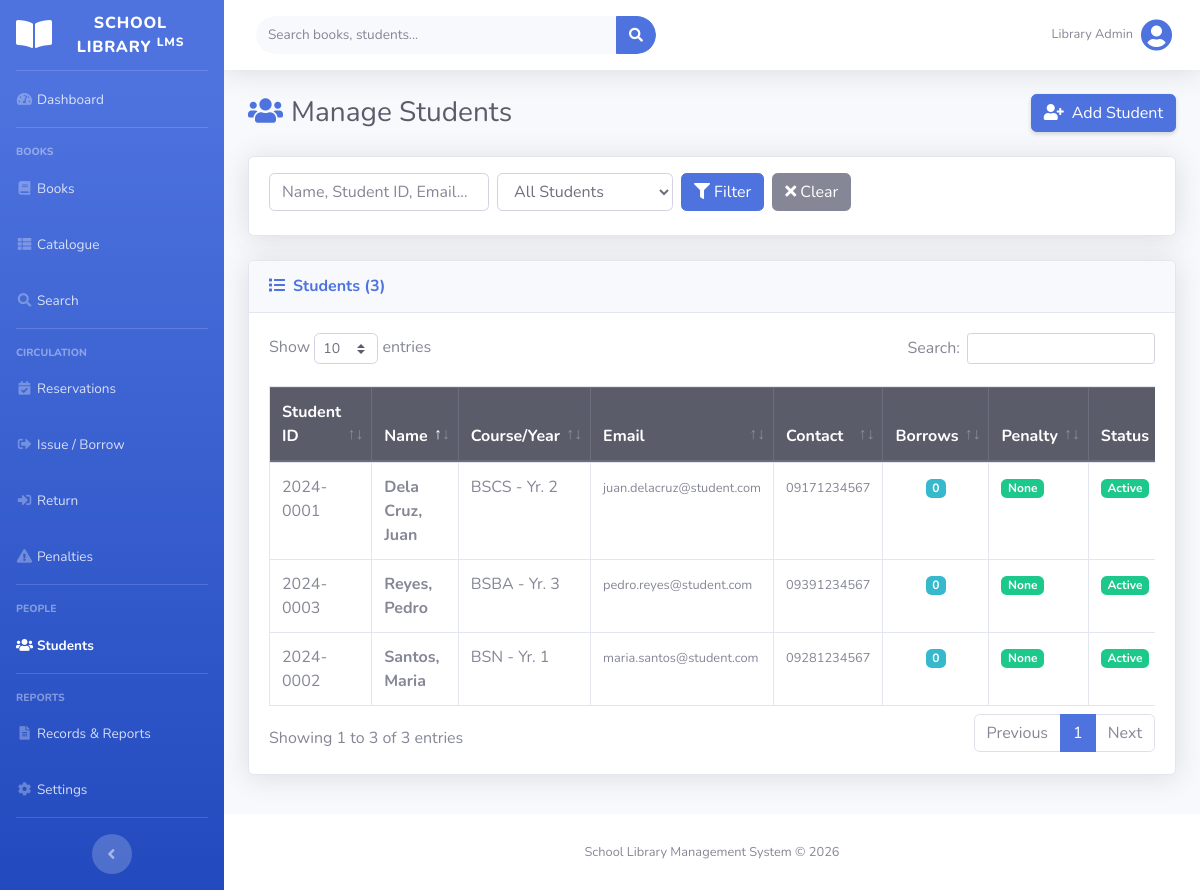
Screenshot of /lms/admin/students.php (signed in) with the database file from the repository.
### tables this page shows
CREATE TABLE IF NOT EXISTS users (
    id          INT AUTO_INCREMENT PRIMARY KEY,
    student_id  VARCHAR(20)  UNIQUE,                
    first_name  VARCHAR(100) NOT NULL,
    last_name   VARCHAR(100) NOT NULL,
    email       VARCHAR(150) NOT NULL UNIQUE,
    password    VARCHAR(255) NOT NULL,               
    role        ENUM('admin','student') DEFAULT 'student',
    course      VARCHAR(100),                        
    year_level  TINYINT,                             
    contact     VARCHAR(20),
    address     TEXT,
    status      ENUM('active','inactive','pending') DEFAULT 'pending',
    created_at  TIMESTAMP DEFAULT CURRENT_TIMESTAMP,
    updated_at  TIMESTAMP DEFAULT CURRENT_TIMESTAMP ON UPDATE CURRENT_TIMESTAMP
);

### lms/admin/students.php (the view, shortened to what this page needs)
<?php
require_once '../config/paths.php';
$filter = $_GET['filter'] ?? '';
$search = trim($_GET['q'] ?? '');
$sql = "SELECT u.*,
        (SELECT COUNT(*) FROM borrows b WHERE b.user_id=u.id AND b.status IN ('active','overdue')) AS active_borrows,
        (SELECT COALESCE(SUM(p.total_amount),0) FROM penalties p WHERE p.user_id=u.id AND p.status='unpaid') AS unpaid_penalties
        FROM users u WHERE u.role='student'";
$params = [];
$sql .= " ORDER BY u.last_name, u.first_name";
$stmt = $pdo->prepare($sql);
$stmt->execute($params);
$students = $stmt->fetchAll();
include '../includes/header.php';
include '../includes/sidebar_admin.php';
?>
<div class="container-fluid">
    <div class="d-sm-flex align-items-center justify-content-between mb-4">
        <h1 class="h3 mb-0 text-gray-800"><i class="fas fa-users mr-2 text-primary"></i>Manage Students</h1>
        <button class="btn btn-primary shadow-sm" data-toggle="modal" data-target="#addStudentModal">
            <i class="fas fa-user-plus mr-2"></i>Add Student
        </button>
    </div>
    <div class="card shadow mb-4">
        <div class="card-body py-3">
            <form method="GET" class="form-inline flex-wrap">
                <input type="text" name="q" class="form-control mr-2 mb-2"
                       placeholder="Name, Student ID, Email..."
                       value="<?= htmlspecialchars($search) ?>" style="min-width:220px;">
                <select name="filter" class="form-control mr-2 mb-2">
                    <option value="" <?= !$filter?'selected':'' ?>>All Students</option>
                </select>
                <button type="submit" class="btn btn-primary mr-2 mb-2"><i class="fas fa-filter mr-1"></i>Filter</button>
                <a href="students.php" class="btn btn-secondary mb-2"><i class="fas fa-times mr-1"></i>Clear</a>
            </form>
        </div>
    </div>
    <div class="card shadow mb-4">
        <div class="card-header py-3">
            <h6 class="m-0 font-weight-bold text-primary"><i class="fas fa-list mr-2"></i>Students (<?= count($students) ?>)</h6>
        </div>
        <div class="card-body">
            <div class="table-responsive">
                <table class="table table-bordered table-hover" id="studentsTable">
                    <thead class="thead-dark">
                        <tr><th>Student ID</th><th>Name</th><th>Course/Year</th><th>Email</th><th>Contact</th><th>Borrows</th><th>Penalty</th><th>Status</th><th>Actions</th></tr>
                    </thead>
                    <tbody>
                    <?php foreach ($students as $s): ?>
                    <tr>
                        <td><?= htmlspecialchars($s['student_id']) ?></td>
                        <td><strong><?= htmlspecialchars($s['last_name'] . ', ' . $s['first_name']) ?></strong></td>
                        <td><?= htmlspecialchars($s['course'] ?? '') ?> <?= $s['year_level'] ? '- Yr. '.$s['year_level'] : '' ?></td>
                        <td><small><?= htmlspecialchars($s['email']) ?></small></td>
                        <td><small><?= htmlspecialchars($s['contact'] ?? '') ?></small></td>
                        <td class="text-center">
                            <span class="badge badge-info"><?= $s['active_borrows'] ?></span>
                        </td>
                        <td>
                            <?php if ($s['unpaid_penalties'] > 0): ?>
                                <span class="badge badge-danger">₱<?= number_format($s['unpaid_penalties'], 2) ?></span>
                            <?php else: ?>
                                <span class="badge badge-success">None</span>
                            <?php endif; ?>
                        </td>
                        <td>
                            <?php $badges = ['active'=>'success','pending'=>'warning','inactive'=>'secondary']; ?>
                            <span class="badge badge-<?= $badges[$s['status']] ?? 'light' ?>"><?= ucfirst($s['status']) ?></span>
                        </td>
                    </tr>
                    <?php endforeach; ?>
                    </tbody>
                </table>
            </div>
        </div>
    </div>
</div>
</div>
<?php
include '../includes/footer.php';
?>

### lms/assets/css/lms.css (style rules this page uses)
body { font-family: 'Nunito', sans-serif; }
.badge { font-size: 0.75rem; padding: 0.3em 0.55em; }

### rows the page displays
users: student "2024-0001", last_name+first_name "Dela Cruz, Juan", course "BSCS", year_level "2", email "juan.delacruz@student.com", contact "09171234567", active_borrows "0", status "Active"
users: student "2024-0003", last_name+first_name "Reyes, Pedro", course "BSBA", year_level "3", email "pedro.reyes@student.com", contact "09391234567", active_borrows "0", status "Active"
users: student "2024-0002", last_name+first_name "Santos, Maria", course "BSN", year_level "1", email "maria.santos@student.com", contact "09281234567", active_borrows "0", status "Active"

### other values shown
count($students) "3"
